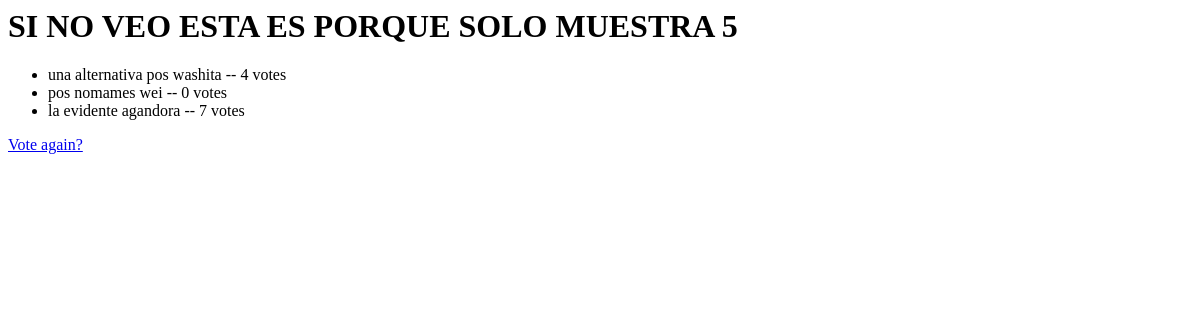
Page /3/results/ on the earlier database version.
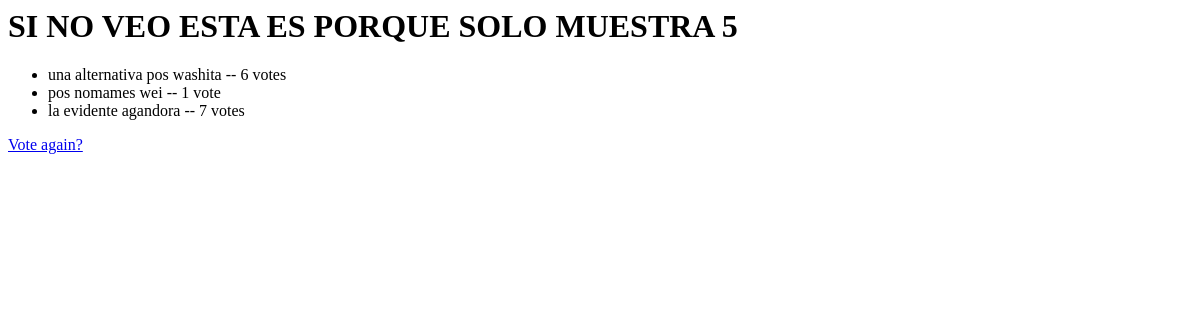
Same page on the later database version.
### MiprimerApp/models.py (models this page shows, shortened)
class Choice(models.Model):
    question = models.ForeignKey(Question, on_delete=models.CASCADE)
    choice_text = models.CharField(max_length=200)
    votes = models.IntegerField(default=0)

### MiprimerApp/views.py (the view)
# urls.py: path('<int:pk>/results/', views.ResultsView.as_view(), name='results'),
class ResultsView(generic.DetailView):
    model = Question
    template_name = 'MiprimerApp/results.html'

### MiprimerApp/templates/MiprimerApp/results.html
<h1>{{ question.question_text }}</h1>
<ul>
{% for choice in question.choice_set.all %}
    <li>{{ choice.choice_text }} -- {{ choice.votes }} vote{{ choice.votes|pluralize }}</li>
{% endfor %}
</ul>
<a href="{% url 'miprimerapp:detail' question.id %}">Vote again?</a>

Differences in the rows shown:
changed Choice "una alternativa pos washita": votes "4" → "6"
changed Choice "pos nomames wei": votes "0" → "1"
